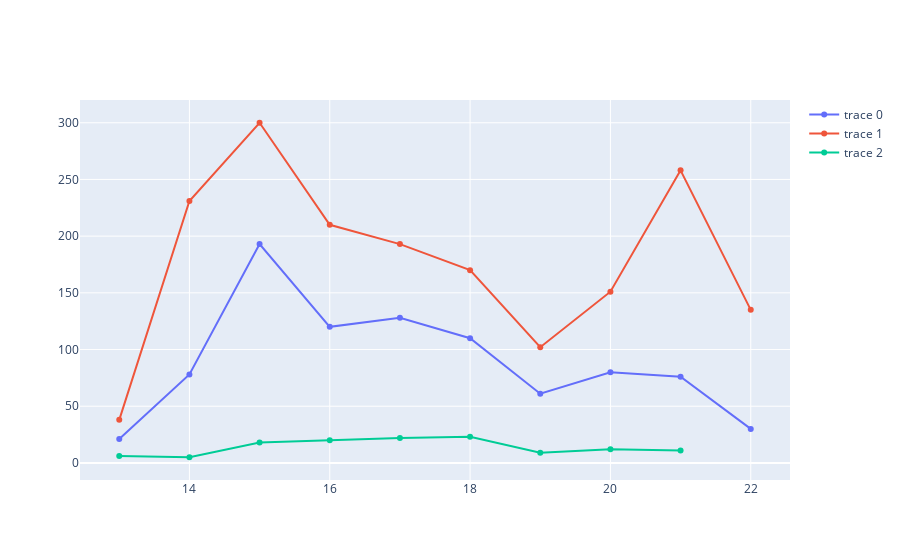

The notebook cell saved with this chart:
### Code cell
fig = go.Figure()

for stock in ['AAPL', 'TSLA', 'GOOG']:
    li, _ = get_tweets_by_query(stock, 100)
    x, y, _ = organize_data(li)
    fig.add_trace(
        go.Scatter(
            x=x,
            y=y,
            name=stock
    ))

fig.show()

### Figure 1 — Plotly figure (JSON) as saved in the notebook; plotly's stock layout.template omitted (floating-point values rounded to 4 significant figures)
{"data": [{"type": "scatter", "x": [13, 14, 15, 16, 17, 18, 19, 20, 21, 22], "y": [21, 78, 193, 120, 128, 110, 61, 80, 76, 30]}, {"type": "scatter", "x": [13, 14, 15, 16, 17, 18, 19, 20, 21, 22], "y": [38, 231, 300, 210, 193, 170, 102, 151, 258, 135]}, {"type": "scatter", "x": [13, 14, 15, 16, 17, 18, 19, 20, 21], "y": [6, 5, 18, 20, 22, 23, 9, 12, 11]}], "layout": {}}
